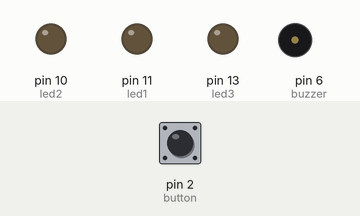
Simulated run of this sketch. Board: Arduino Uno, built with avr-gcc and run on an emulated ATmega328P. Shown: output pins drawn as LEDs (lit = HIGH), buzzer (waves = sounding). Dashed ring = blinking. Inputs (shaded band) come from the test bench; at power-on: pin 2 (button) LOW.

Above: at 1.2 s.
1.3 s: pin 2 (button) pulled HIGH for 0.15 s
At 1.66 s:
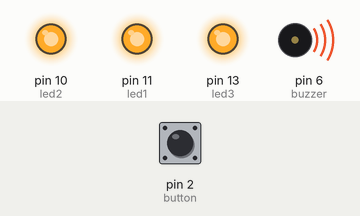
4.3 s: pin 2 (button) pulled HIGH for 1 s
At 4.86 s:
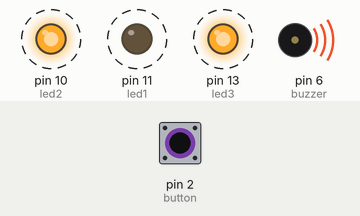
7.3 s: pin 2 (button) pulled HIGH for 3.2 s
At 11.8 s:
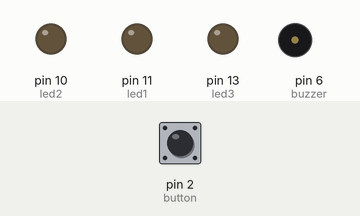
Timing chart, 0 to 13.3 s (numbered marks = the images above; inputs shaded):
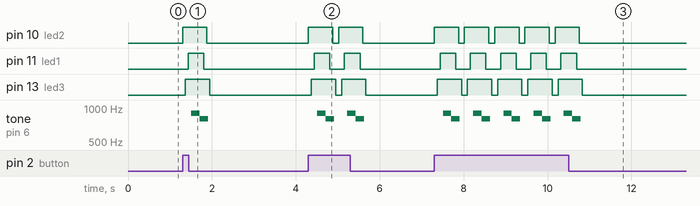

Measured:
- after the input at 1.3 s, pin 10 (led2): LOW → HIGH at once, → LOW 0.58 s later; pin 11 (led1): LOW → HIGH after 0.14 s, → LOW 0.37 s later; pin 13 (led3): LOW → HIGH after 0.07 s, → LOW 0.58 s later; tone on pin 6 (buzzer): silent → 900 Hz after 0.21 s, → 800 Hz 0.20 s later, → silent 0.20 s later
- after the input at 4.3 s, pin 10 (led2): alternates HIGH for 0.58 s and LOW for 0.14 s, 4 changes in all, then stays LOW, starting at once; pin 11 (led1): alternates HIGH for 0.37 s and LOW for 0.35 s, 4 changes in all, then stays LOW, starting after 0.14 s
- after the input at 7.3 s, pin 10 (led2): alternates HIGH for 0.58 s and LOW for 0.14 s, 10 changes in all, then stays LOW, starting at once; pin 11 (led1): alternates HIGH for 0.37 s and LOW for 0.35 s, 10 changes in all, then stays LOW, starting after 0.14 s

The sketch:

but.ino
```cpp
int led1 = 11; //Green led
int led2 = 10; //Yellow led
int led3 = 13; //Red led
int button = 2;
int buzzer = 6;
//boolean buttonValue = false;
void setup(){
    pinMode(led1, OUTPUT);
    pinMode(led2, OUTPUT);
    pinMode(led3, OUTPUT);
    pinMode(button, INPUT);
    pinMode(buzzer, OUTPUT);


}
void loop(){
   int buttonR = digitalRead(button);
    if(buttonR == 1){
    //buttonValue = !buttonValue;2
     // delay(100);
    digitalWrite(led2, HIGH);
    delay(70);
    digitalWrite(led3, HIGH);
    delay(70);
    digitalWrite(led1, HIGH);
    delay(70);
    tone(buzzer, 900, 300);
    delay(200);
    tone(buzzer, 800, 200);
    delay(100);


    digitalWrite(led1, LOW);
    delay(70);
    digitalWrite(led2, LOW);
    delay(70);
    digitalWrite(led3, LOW);
    delay(70);
       }
    else{
        digitalWrite(led1, LOW);
        digitalWrite(led2, LOW);
        digitalWrite(led3, LOW);
    }
}
```
